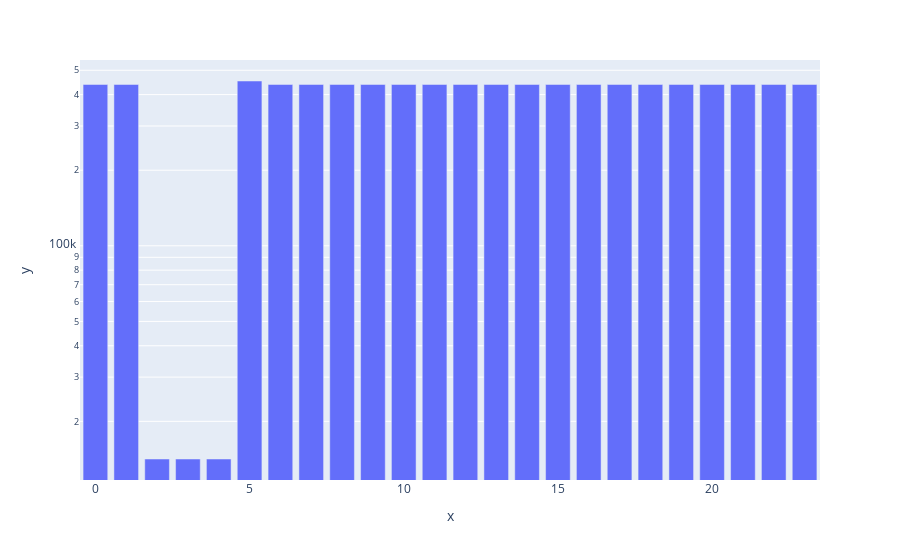

The notebook cell saved with this chart:
### Code cell
counts, values = np.unique(MRT_2021['時段'], return_counts=True)

fig = px.bar(x = counts, y = values, log_y=True)
fig

### Figure 1 — Plotly figure (JSON) as saved in the notebook; plotly's stock layout.template omitted (floating-point values rounded to 4 significant figures)
{"data": [{"alignmentgroup": "True", "hovertemplate": "x=%{x}<br>y=%{y}<extra></extra>", "legendgroup": "", "marker": {"color": "#636efa", "pattern": {"shape": ""}}, "name": "", "offsetgroup": "", "orientation": "v", "showlegend": false, "textposition": "auto", "type": "bar", "x": [0, 1, 2, 3, 4, 5, 6, 7, 8, 9, 10, 11, 12, 13, 14, 15, 16, 17, 18, 19, 20, 21, 22, 23], "xaxis": "x", "y": [438991, 438991, 14161, 14161, 14161, 453152, 438991, 438991, 438991, 438991, 438991, 438991, 438991, 438991, 438991, 438991, 438991, 438991, 438991, 438991, 438991, 438991, 438991, 438991], "yaxis": "y"}], "layout": {"barmode": "relative", "legend": {"tracegroupgap": 0}, "margin": {"t": 60}, "xaxis": {"anchor": "y", "domain": [0, 1], "title": {"text": "x"}}, "yaxis": {"anchor": "x", "domain": [0, 1], "title": {"text": "y"}, "type": "log"}}}
